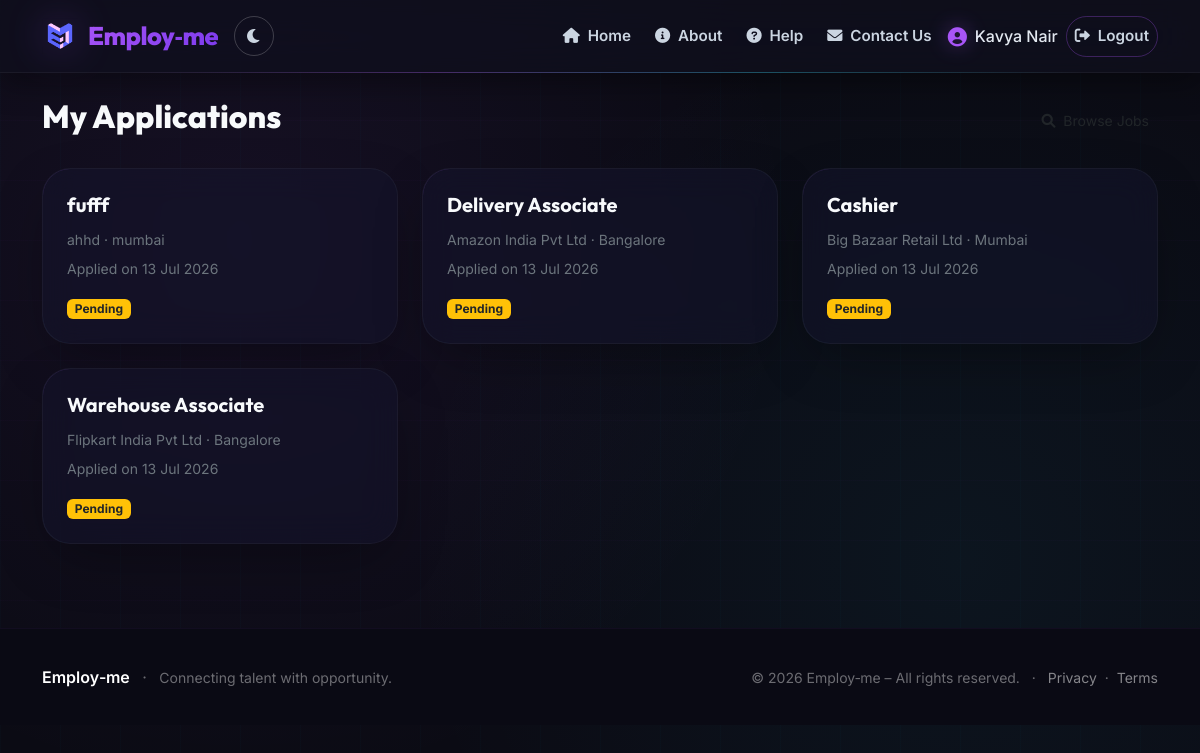
Screenshot of /my-applications (signed in) with the database file from the repository.
### models.py (models this page shows)
class User(UserMixin, db.Model):
    id = db.Column(db.Integer, primary_key=True)
    email = db.Column(db.String(120), unique=True, nullable=False)
    password_hash = db.Column(db.String(128), nullable=False)
    role = db.Column(db.String(20), nullable=False)  # 'jobseeker' or 'employer'
    name = db.Column(db.String(100), nullable=False)
    created_at = db.Column(db.DateTime, default=datetime.utcnow)
    profile = db.relationship('JobSeekerProfile', backref='user', uselist=False,
                              cascade='all, delete-orphan')
    employer_profile = db.relationship('EmployerProfile', backref='user', uselist=False,
                                       cascade='all, delete-orphan')

class JobApplication(db.Model):
    id = db.Column(db.Integer, primary_key=True)
    job_id = db.Column(db.Integer, db.ForeignKey('job.id'), nullable=False)
    applicant_id = db.Column(db.Integer, db.ForeignKey('user.id'), nullable=False)
    status = db.Column(db.String(20), default='Pending')
    applied_at = db.Column(db.DateTime, default=datetime.utcnow)
    applicant = db.relationship('User', backref='job_applications')

class Job(db.Model):
    id = db.Column(db.Integer, primary_key=True)
    employer_id = db.Column(db.Integer, db.ForeignKey('employer_profile.id'), nullable=False)
    employer_name = db.Column(db.String(100), nullable=False)
    employer_address = db.Column(db.String(300), nullable=False)
    employer_mobile = db.Column(db.String(15), nullable=False)
    employer_city = db.Column(db.String(100), nullable=False)
    employer_state = db.Column(db.String(100), nullable=False)
    employer_pincode = db.Column(db.String(10), nullable=False)
    job_name = db.Column(db.String(200), nullable=False)
    job_description = db.Column(db.Text, nullable=False)
    job_type = db.Column(db.String(50), nullable=False)
    committed_salary = db.Column(db.String(100))
    location = db.Column(db.String(200))
    vacancies = db.Column(db.Integer, default=1)
    status = db.Column(db.String(20), default='Open')
    deleted = db.Column(db.Boolean, default=False, nullable=False)   # <-- soft delete
    created_at = db.Column(db.DateTime, default=datetime.utcnow)
    updated_at = db.Column(db.DateTime, default=datetime.utcnow, onupdate=datetime.utcnow)
    employer = db.relationship('EmployerProfile', backref='jobs')
    applications = db.relationship('JobApplication', backref='job')

### app.py (the view)
@app.route('/my-applications')
@login_required
@role_required('jobseeker')
@payment_required
def my_applications():
    profile = JobSeekerProfile.query.filter_by(user_id=current_user.id).first()
    if not profile or not profile.verified:
        return redirect(url_for('jobseeker_verification_pending'))
    applications = JobApplication.query.filter_by(applicant_id=current_user.id).order_by(JobApplication.applied_at.desc()).all()
    return render_template('my_applications.html', applications=applications)

### app.py (called while the page is built)
@login_manager.user_loader
def load_user(user_id):
    return db.session.get(User, int(user_id))   # instead of User.query.get

def role_required(role):
    def decorator(func):
        from functools import wraps
        @wraps(func)
        def wrapper(*args, **kwargs):
            if not current_user.is_authenticated or current_user.role != role:
                flash('Access denied.', 'danger')
                return redirect(url_for('index'))
            return func(*args, **kwargs)
        return wrapper
    return decorator

def payment_required(f):
    from functools import wraps
    @wraps(f)
    @login_required
    def decorated(*args, **kwargs):
        if current_user.role == 'jobseeker':
            profile = JobSeekerProfile.query.filter_by(user_id=current_user.id).first()
        else:
            profile = EmployerProfile.query.filter_by(user_id=current_user.id).first()
        if not profile or profile.payment_status != 'success':
            flash('Please complete the payment to access this feature.', 'warning')
            if current_user.role == 'jobseeker':
                return redirect(url_for('jobseeker_dashboard'))
            else:
                return redirect(url_for('employer_profile'))   # changed from 'index' to 'employer_profile'
        return f(*args, **kwargs)
    return decorated

### templates/my_applications.html (shortened to what this page needs)
{% extends "base.html" %}
{% block content %}
<div class="d-flex justify-content-between align-items-center mb-4">
    <h2 style="font-family: var(--font-display); font-weight: 800; color: #F8FAFC;">My Applications</h2>
    <a href="{{ url_for('job_list') }}" class="btn btn-outline-soft btn-sm">
        <i class="fas fa-search me-1"></i> Browse Jobs
    </a>
</div>
<div class="row">
    {% if applications %}
        {% for app in applications %}
        <div class="col-md-6 col-lg-4 mb-4">
            <div class="card-modern p-4 h-100">
                {% if app.job.deleted %}
                    <h5 class="card-title text-danger" style="font-family: var(--font-display); font-weight: 700;">
                        Job Deleted by Employer
                    </h5>
                    <p class="text-secondary small">This job is no longer available.</p>
                    <p class="text-secondary small mb-3">Applied on {{ app.applied_at.strftime('%d %b %Y') }}</p>
                {% else %}
                    <h5 class="card-title" style="color: #F8FAFC;">{{ app.job.job_name }}</h5>
                    <p class="text-secondary small mb-2">{{ app.job.employer_name }} · {{ app.job.location }}</p>
                    <p class="text-secondary small mb-3">Applied on {{ app.applied_at.strftime('%d %b %Y') }}</p>
                    <span class="badge {% if app.status == 'Pending' %}bg-warning text-dark{% elif app.status == 'Accepted' %}bg-success{% else %}bg-danger{% endif %}">
                        {{ app.status }}
                    </span>
                {% endif %}
            </div>
        </div>
        {% endfor %}
    {% endif %}
</div>
{% endblock %}

### templates/base.html (shortened to what this page needs)
<!DOCTYPE html>
<html lang="en">
<head>
    <link href="https://cdn.jsdelivr.net/npm/bootstrap@5.3.0-alpha1/dist/css/bootstrap.min.css" rel="stylesheet" />
    <link rel="stylesheet" href="https://cdnjs.cloudflare.com/ajax/libs/font-awesome/6.0.0/css/all.min.css" />
</head>
<body>
    <nav class="navbar navbar-expand-lg navbar-custom sticky-top">
        <div class="container">
            <a class="navbar-brand" href="{{ url_for('index') }}">
                <img src="{{ url_for('static', filename='images/logo.png') }}" alt="Employ-me logo" />
                <span>Employ‑me</span>
            </a>
            <div class="d-flex align-items-center gap-2">
                <button class="theme-toggle-btn" id="themeToggle" aria-label="Toggle light/dark theme">
                    <i class="fas fa-moon" id="themeIcon"></i>
                </button>
            </div>
            <div class="collapse navbar-collapse" id="navbarNav">
                <ul class="navbar-nav ms-auto align-items-lg-center gap-1 gap-lg-2">
                    <li class="nav-item">
                        <a class="nav-link" href="{{ url_for('index') }}">
                            <i class="fas fa-home me-1"></i> Home
                        </a>
                    </li>
                    <li class="nav-item">
                        <a class="nav-link" href="{{ url_for('about') }}">
                            <i class="fas fa-info-circle me-1"></i> About
                        </a>
                    </li>
                    <li class="nav-item">
                        <a class="nav-link" href="{{ url_for('help') }}">
                            <i class="fas fa-question-circle me-1"></i> Help
                        </a>
                    </li>
                    <li class="nav-item">
                        <a class="nav-link" href="{{ url_for('contact') }}">
                            <i class="fas fa-envelope me-1"></i> Contact Us
                        </a>
                    </li>
                    {% if current_user.is_authenticated %}
                        <li class="nav-item">
                            <span class="navbar-text">
                                <i class="fas fa-user-circle"></i>
                                {{ current_user.name }}
                            </span>
                        </li>
                        <li class="nav-item">
                            <a class="nav-link btn-outline-custom" href="{{ url_for('logout') }}">
                                <i class="fas fa-sign-out-alt me-1"></i> Logout
                            </a>
                        </li>
                    {% endif %}
                </ul>
            </div>
        </div>
    </nav>
    <main>
        <div class="container my-4">
            {% block content %}{% endblock %}
        </div>
    </main>
    <footer class="footer-custom">
        <div class="container">
            <div class="row align-items-center">
                <div class="col-md-6 text-center text-md-start">
                    <span class="fw-semibold text-white">Employ‑me</span>
                    <span class="mx-2">·</span>
                    <span class="small">Connecting talent with opportunity.</span>
                </div>
                <div class="col-md-6 text-center text-md-end small">
                    &copy; 2026 Employ‑me – All rights reserved.
                    <span class="mx-2">·</span>
                    <a href="#" class="text-white-50" data-bs-toggle="modal" data-bs-target="#footerPrivacyModal">Privacy</a>
                    <span class="mx-1">·</span>
                    <a href="#" class="text-white-50" data-bs-toggle="modal" data-bs-target="#footerTermsModal">Terms</a>
                </div>
            </div>
        </div>
    </footer>
</body>
</html>

### rows the page displays
User: name "Kavya Nair"
JobApplication: job.job_name "fufff", job.employer_name "ahhd", job.location "mumbai", applied_at "13 Jul 2026", status "Pending"
JobApplication: job.job_name "Delivery Associate", job.employer_name "Amazon India Pvt Ltd", job.location "Bangalore", applied_at "13 Jul 2026", status "Pending"
JobApplication: job.job_name "Cashier", job.employer_name "Big Bazaar Retail Ltd", job.location "Mumbai", applied_at "13 Jul 2026", status "Pending"
JobApplication: job.job_name "Warehouse Associate", job.employer_name "Flipkart India Pvt Ltd", job.location "Bangalore", applied_at "13 Jul 2026", status "Pending"
